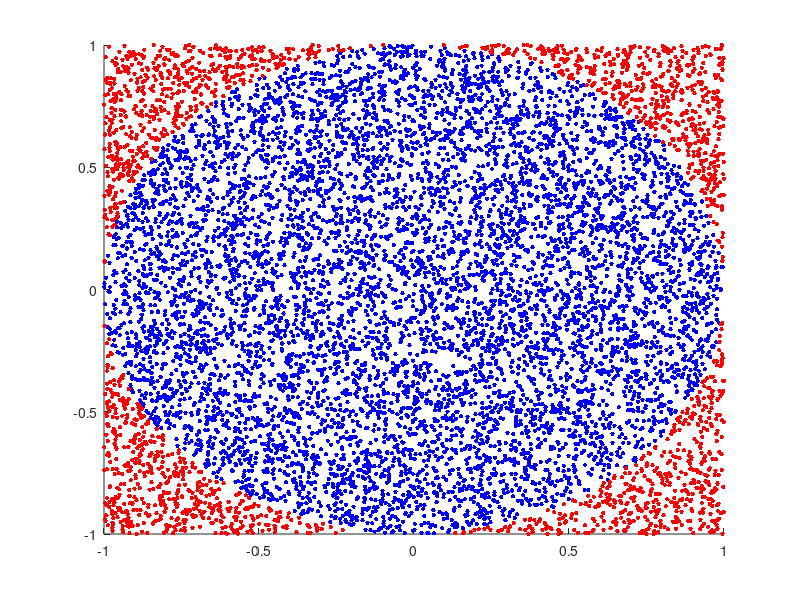

Here is the MATLAB script that generated this plot:
clc
clear

N = 10000;

S1 = rand(1, N);
S2 = rand(1, N);

X = 2*S1 - 1;
Y = 2*S2 - 1;

inside_circle = X.^2 + Y.^2 <= 1;

n = sum(inside_circle);

pi_approx = 4 * n / N

hold on
% Plot points inside the circle in blue
plot(X(inside_circle), Y(inside_circle), 'b.', 'MarkerSize', 10);

% Plot points outside the circle in red
plot(X(~inside_circle), Y(~inside_circle), 'r.', 'MarkerSize', 10);
